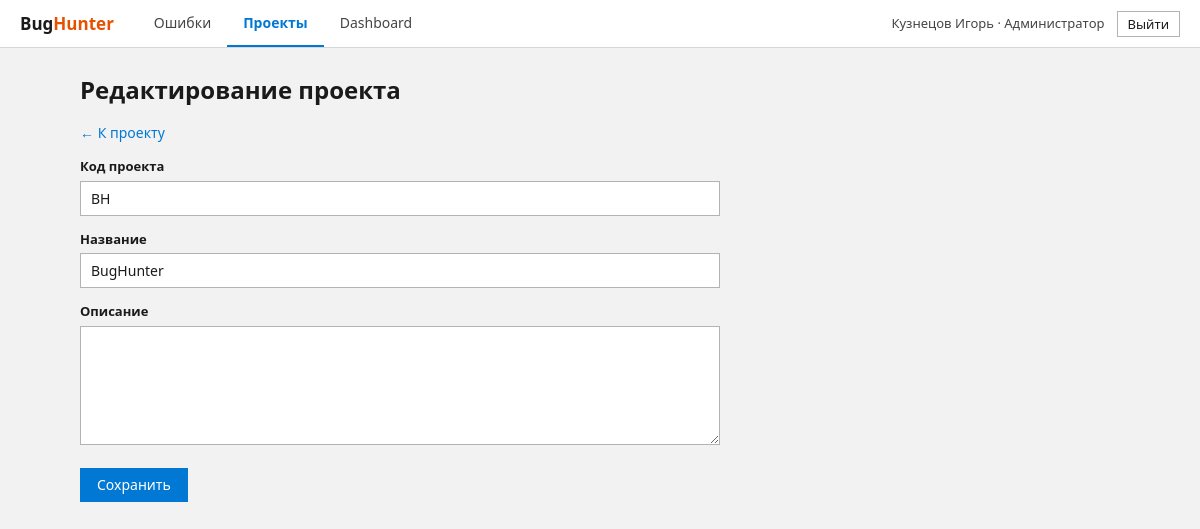
The app's page /project_edit.php?id=1 (signed in), older data.
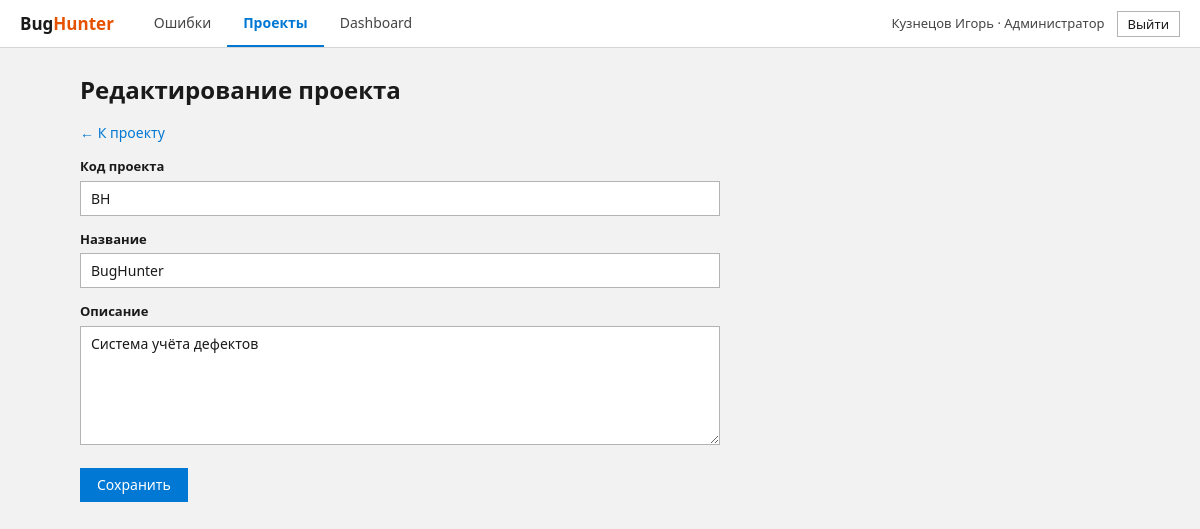
The same page, newer data.
### tables this page shows
CREATE TABLE projects (
    project_id  INTEGER PRIMARY KEY AUTOINCREMENT,
    code        TEXT    NOT NULL UNIQUE
                CHECK (length(code) BETWEEN 2 AND 10),
    name        TEXT    NOT NULL,
    lead_id     INTEGER REFERENCES users (user_id) ON DELETE SET NULL,
    created_at  TEXT    NOT NULL DEFAULT CURRENT_TIMESTAMP,
    owner_id    INTEGER REFERENCES users (user_id),
    description TEXT    NOT NULL DEFAULT ''
);

### config/database.php (called while the page is built, shortened)
<?php
function getPdo(): PDO
{
    static $pdo = null;
    if ($pdo === null) {
        $pdo = new PDO('sqlite:' . DB_PATH, null, null, [
            PDO::ATTR_ERRMODE            => PDO::ERRMODE_EXCEPTION,
            PDO::ATTR_DEFAULT_FETCH_MODE => PDO::FETCH_ASSOC,
        ]);
        $pdo->exec('PRAGMA foreign_keys = ON');
    }
    return $pdo;
}

### projects_lib.php (the view, shortened to what this page needs)
<?php
require_once __DIR__ . '/auth.php';
function findProject(int $id): ?array
{
    $stmt = getPdo()->prepare(
        'SELECT p.project_id, p.code, p.name, p.description, p.owner_id, p.created_at,
                u.full_name AS owner_name,
                (SELECT COUNT(*) FROM bugs b WHERE b.project_id = p.project_id) AS bugs_count
         FROM projects p
         LEFT JOIN users u ON u.user_id = p.owner_id
         WHERE p.project_id = ?'
    );
    $stmt->execute([$id]);
    $project = $stmt->fetch();
    return $project ?: null;
}
function projectFromRequest(): array
{
    $id = filter_input(INPUT_GET, 'id', FILTER_VALIDATE_INT) ?: filter_input(INPUT_POST, 'id', FILTER_VALIDATE_INT);
    $project = $id ? findProject((int) $id) : null;
    return $project;
}
function projectForm(string $action, array $data, string $button, ?int $id = null): void
{
    ?>
<form class="auth" method="POST" action="<?= h($action) ?>" novalidate>
    <label for="code">Код проекта</label>
    <input id="code" type="text" name="code" value="<?= h($data['code']) ?>" maxlength="10" required>
    <label for="name">Название</label>
    <input id="name" type="text" name="name" value="<?= h($data['name']) ?>" maxlength="100" required>
    <label for="description">Описание</label>
    <textarea id="description" name="description" rows="5" maxlength="1000"><?= h($data['description']) ?></textarea>
    <button type="submit"><?= h($button) ?></button>
</form>
<?php
}

Row changes from the older to the newer data that the page shows:
changed projects "BH": description (not shown) → "Система учёта дефектов"
